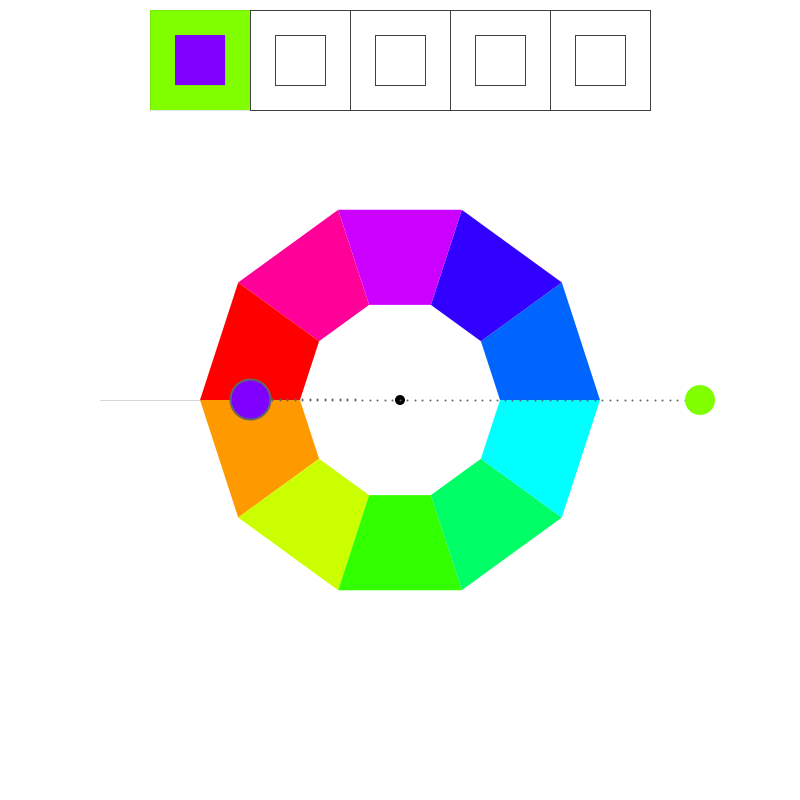
Frame 1 (no input)
Frame 60 (the mouse pressed at the canvas centre just before this capture): identical to frame 1, image omitted
Frame 120 (the mouse held since frame 60 and released just before this capture): identical to frame 1, image omitted

The Processing sketch that drew this single still picture (run headless with seeded random() and noise(); from frame 60 on, the mouse is pressed at the canvas centre):

// Processing sketch: colorwheel
// ── colorwheel.pde
/*
 * Creative Coding
 * Week 4, 01 - an interactive colour wheel picker
 * by Indae Hwang and Jon McCormack
 * Copyright (c) 2014 Monash University
 *
 * This program draws an interactive colour selection wheel
 * Drag the colour circle around the hue wheel to change hue, change the distance
 * from the wheel to control brightness.
 *
 * Another colour circle is displayed showing the colour 180 degrees from the current colour
 * 
 */
 
class Locker {
   float x, y, innerX, innerY;
   float s, innerS;
   color innerCol, outerCol;
   color innerStr, outerStr;
   color stCol = color(0,0,100);
   color stStr = color(50, 0, 25);
   float strokeW = 1;
   Locker (float posx, float posy, float size) {
     /* initiate Locker
      * 
      * defaults - innerC and outerC: white
      *          - innerS and outerS: grey
      */
      
      x = posx;
      y = posy;
      s = size;
      innerS = size * 0.5;
      innerX = x + ((s - innerS)/2);
      innerY = y + ((s - innerS)/2);
      innerCol = stCol;
      outerCol = stCol;
      innerStr = stStr;
      outerStr = stStr;
  }
  
  void drawLocker() {
    strokeWeight(strokeW);
    fill(outerCol);
    stroke(outerStr);
    rect(x, y, s, s);
    fill(innerCol);
    stroke(innerStr);
    rect(innerX, innerY, innerS, innerS);
  }
  
  void setLocker (color outer, color inner) {
    outerCol = outer;
    innerCol = inner;
    strokeW = 0;
  } 
 
 void resetLocker() {
      innerCol = stCol;
      outerCol = stCol;
      innerStr = stStr;
      outerStr = stStr;
      strokeW = 1;
 } 
   
}
 

// colourHandle: the user interface element to changing colours over the wheel
// It has a postion and a size
//
float colorHandleX;
float colorHandleY;
float handleSize = 30;

// boolean isLocked
// the state of handle: when the color handle is pressed, 
// color hand is locked–released as the left mouse button is released 
//
boolean isLocked = false;
boolean isModified = false;

// Wheel radius: inner and outer
//
float innerR = 100; // inner
float outerR = 200; // outer
float outerR2 = outerR * 1.5; // limit of the handle's "pull" range

// current and complementry colour
float hueValue = 90;
float brightValue = 100;
float saturationValue = 100;
float complementryHue = 0;

// arrays to store locked colors
Locker[] lockers;
int numLockers = 5;
int lockerSize = 100;
int currentLocker = 0;

void setup() {

  size(800, 800);
  colorMode(HSB, 360, 100, 100); // use HSB colour mode, H=0->360, S=0->100, B=0->100

  colorHandleX = width/2+300;
  colorHandleY = height/2;
  
  lockers = new Locker[numLockers];
  
  float posY = 10;
  float margin = (width - numLockers * lockerSize)/2;
  
  for (int pos = 0; pos < numLockers; pos++) {
    float posX = margin + pos * lockerSize;
    lockers[pos] = new Locker(posX, posY, lockerSize);
  }
}


void draw() {
  //Since were using HSB colour mode this clears the display window to white
  //         H  S  B
  background(0, 0, 100);

  // draw reference line at the 0/360 hue boundary
  stroke(0, 40);
  line(width/2 - innerR, height/2, width/2 - outerR2, height/2);

  //draw itten's color wheel - we'll use a QUAD_STRIP for this
  noStroke();
  beginShape(QUAD_STRIP);
  for (int i=0; i<=10; i++) {
    float angle = radians(36*i-90); // 10 x 36 degree steps
    fill(36*i, 100, 100);

    //outside(top)
    vertex(width/2 + outerR*sin(angle), height/2 + outerR*cos(angle) );
    //inside(down)
    vertex(width/2 + innerR*sin(angle), height/2 + innerR*cos(angle) );
  }
  endShape(CLOSE);


  // colour handle Position Update
  colorHandleUpdate();

  //draw dotted line from center to colorhandle
  dotLine(width/2, height/2, colorHandleX, colorHandleY, 40); 

  //draw color handle
  noStroke();
  fill(0);
  ellipse(width/2, height/2, 10, 10);
  //   H         S    B
  fill(hueValue, saturationValue, brightValue);
  ellipse(colorHandleX, colorHandleY, handleSize, handleSize );

  //complementry color for colorHandle (comHand)
  float angleComHand = map( atan2(colorHandleX-width/2, colorHandleY-height/2), -PI, PI, TWO_PI, 0) + HALF_PI;
  float radiusComeHand = 150;
  float comHandX = width/2  + radiusComeHand * cos(angleComHand);
  float comHandY = height/2 + radiusComeHand * sin(angleComHand);

  //dotline from center to comHand
  dotLine(width/2, height/2, comHandX, comHandY, 20); 

  complementryHue = calculateCompHue(hueValue);

  //println("hueValue: "+hueValue + " + "+"comhue: "+complementryHue);

  fill( complementryHue, saturationValue, brightValue );
  ellipse(comHandX, comHandY, 40, 40);
  
  // set the colors of the current locker
  color handleColor = color(hueValue, saturationValue, brightValue);
  color complementryColor = color(complementryHue, saturationValue, brightValue);
  lockers[currentLocker].setLocker(handleColor, complementryColor);
  
  // draw the lockers
  
  for (int i=0; i < numLockers; i++) {
    lockers[i].drawLocker();
  }  
}

/*
 * calculateCompHue
 *
 * Calculates the complimentary hue from the hue supplied
 */
float calculateCompHue(float hueValue) {

  // Calculate complimentary color with hueValue
  // The complimentary colour should be 180 degrees opposite the selected colour
  if (hueValue >= 180 && hueValue < 360) {
    return hueValue-180;
  }
  else 
    return hueValue+180;
}


/*
 * colorHandleUpdate
 *
 * Updates the position and orientation of the colour handle based on
 * mouse position when left mouse button is pressed.
 */
void colorHandleUpdate() {

  // isLocked will be true if we pressed the mouse down while over the handle
  if (isLocked) {

    // calculate angle of handle based on mouse position
    // atan2 value is in the range from pi to -pi
    float angle = atan2(mouseY-height/2, mouseX-width/2  );
    float distance = dist(mouseX, mouseY, width/2, height/2);
    float radius = constrain(distance, outerR, outerR2); 
    colorHandleX = width/2  + radius * cos(angle);
    colorHandleY = height/2 + radius * sin(angle);

    hueValue = map (degrees(angle), -180, 180, 360, 0);

    if (isModified) {
      brightValue = 100;
      saturationValue = map(radius, outerR, outerR2, 0, 100);
    }
    else {
        // map distance from outer edge of the wheel to brightness
        brightValue = map(radius, outerR, outerR2, 0, 100);
        saturationValue = 100;
    }

    //Shape for the locked colorHandle 
    noStroke(); 
    fill(0, 0, 85);
    ellipse(colorHandleX, colorHandleY, handleSize+20, handleSize+20);

    
  }
}


/*
 * isWithinCircle
 * boolean function that returns true if the mouse is within the circle with centre (x,y) radius r
 */
boolean isWithinCircle(float x, float y, float r) {
  float dist = dist(mouseX, mouseY, x, y);
  return (dist <= r);
}

/*
 * dotLine
 * draw a dotted line from (x1,y1) to (x2,y2)
 */
void dotLine(float x1, float y1, float x2, float y2, int dotDetail) {

  for (int i=0; i<=dotDetail; i++) {
    float dotDetailFloat = (float) dotDetail;
    float dotX = lerp(x1, x2, i/dotDetailFloat);
    float dotY = lerp(y1, y2, i/dotDetailFloat);
    strokeWeight(2);
    stroke(0, 0, 40);
    point(dotX, dotY);
  }
}

/*
 * mousePressed
 * When mouse button is first pressed, check if the user has pressed over the colour handle
 * If so, set isLocked to true to lock manipulation of the handle
 *
 */
void mousePressed() {
  if (isWithinCircle(colorHandleX, colorHandleY, handleSize)) {
    isLocked = true;
  }
}

/*
 * mouseReleased
 * Unlock control of the handle
 *
 */
void mouseReleased() {
  isLocked = false;
  if (currentLocker < numLockers-1) {
    currentLocker++;
  }
  else {
    currentLocker = 0;
  }
}

void keyPressed() {
  switch (key) {
     case 'm':
       isModified = true;
       break;
  }
} 

void keyReleased() {
  isModified = false;
}
